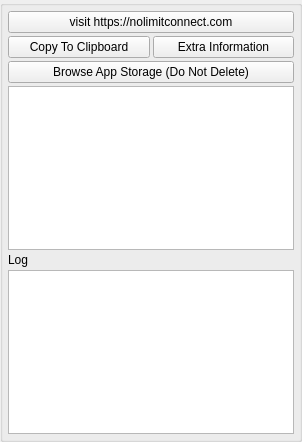
<?xml version="1.0" encoding="UTF-8"?>
<ui version="4.0">
 <class>AppletApplicationInfoUi</class>
 <widget class="QWidget" name="AppletApplicationInfoUi">
  <property name="geometry">
   <rect>
    <x>0</x>
    <y>0</y>
    <width>302</width>
    <height>442</height>
   </rect>
  </property>
  <property name="sizePolicy">
   <sizepolicy hsizetype="Expanding" vsizetype="Expanding">
    <horstretch>0</horstretch>
    <verstretch>0</verstretch>
   </sizepolicy>
  </property>
  <property name="minimumSize">
   <size>
    <width>0</width>
    <height>0</height>
   </size>
  </property>
  <property name="maximumSize">
   <size>
    <width>16777215</width>
    <height>16777215</height>
   </size>
  </property>
  <property name="windowTitle">
   <string>App Information</string>
  </property>
  <layout class="QVBoxLayout" name="verticalLayout">
   <property name="spacing">
    <number>0</number>
   </property>
   <property name="leftMargin">
    <number>0</number>
   </property>
   <property name="topMargin">
    <number>0</number>
   </property>
   <property name="rightMargin">
    <number>0</number>
   </property>
   <property name="bottomMargin">
    <number>0</number>
   </property>
   <item>
    <widget class="QGroupBox" name="StyledDlgItemsBox">
     <property name="sizePolicy">
      <sizepolicy hsizetype="Expanding" vsizetype="Expanding">
       <horstretch>0</horstretch>
       <verstretch>0</verstretch>
      </sizepolicy>
     </property>
     <property name="minimumSize">
      <size>
       <width>0</width>
       <height>0</height>
      </size>
     </property>
     <property name="title">
      <string/>
     </property>
     <layout class="QVBoxLayout" name="verticalLayout_2">
      <property name="spacing">
       <number>3</number>
      </property>
      <property name="leftMargin">
       <number>5</number>
      </property>
      <property name="topMargin">
       <number>5</number>
      </property>
      <property name="rightMargin">
       <number>5</number>
      </property>
      <property name="bottomMargin">
       <number>5</number>
      </property>
      <item>
       <widget class="QPushButton" name="gotoWebsiteButton">
        <property name="sizePolicy">
         <sizepolicy hsizetype="Minimum" vsizetype="Preferred">
          <horstretch>0</horstretch>
          <verstretch>0</verstretch>
         </sizepolicy>
        </property>
        <property name="text">
         <string>visit https://nolimitconnect.com</string>
        </property>
       </widget>
      </item>
      <item>
       <layout class="QHBoxLayout" name="horizontalLayout">
        <item>
         <widget class="QPushButton" name="m_CopyToClipboardButton">
          <property name="text">
           <string>Copy To Clipboard</string>
          </property>
         </widget>
        </item>
        <item>
         <widget class="QPushButton" name="m_ExtraInfoButton">
          <property name="text">
           <string>Extra Information</string>
          </property>
         </widget>
        </item>
       </layout>
      </item>
      <item>
       <widget class="QPushButton" name="m_BrowseStorageButton">
        <property name="text">
         <string>Browse App Storage (Do Not Delete)</string>
        </property>
       </widget>
      </item>
      <item>
       <widget class="QPlainTextEdit" name="m_InfoPlainTextEdit"/>
      </item>
      <item>
       <widget class="QLabel" name="label">
        <property name="text">
         <string>Log</string>
        </property>
       </widget>
      </item>
      <item>
       <widget class="QPlainTextEdit" name="m_LogPlainTextEdit"/>
      </item>
     </layout>
    </widget>
   </item>
  </layout>
 </widget>
 <resources/>
 <connections/>
</ui>
